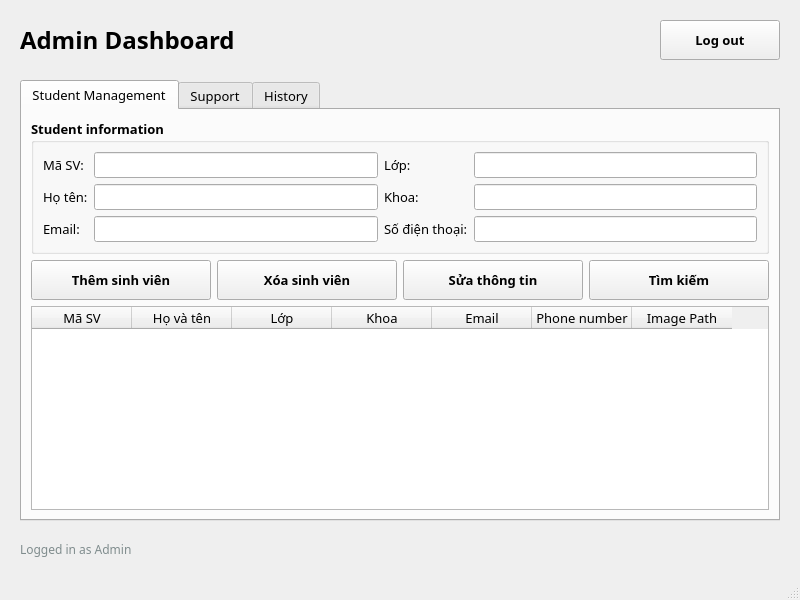
<?xml version="1.0" encoding="UTF-8"?>
<ui version="4.0">
 <class>MainWindow</class>
 <widget class="QMainWindow" name="MainWindow">
  <property name="geometry">
   <rect>
    <x>0</x>
    <y>0</y>
    <width>800</width>
    <height>600</height>
   </rect>
  </property>
  <property name="windowTitle">
   <string>Admin Dashboard</string>
  </property>
  <widget class="QWidget" name="centralwidget">
   <layout class="QVBoxLayout" name="verticalLayout">
    <property name="spacing">
     <number>20</number>
    </property>
    <property name="leftMargin">
     <number>20</number>
    </property>
    <property name="topMargin">
     <number>20</number>
    </property>
    <property name="rightMargin">
     <number>20</number>
    </property>
    <property name="bottomMargin">
     <number>20</number>
    </property>
    <item>
     <layout class="QHBoxLayout" name="horizontalLayout_4">
      <item>
       <widget class="QLabel" name="label">
        <property name="font">
         <font>
          <family>Lexend</family>
          <pointsize>18</pointsize>
          <weight>75</weight>
          <bold>true</bold>
         </font>
        </property>
        <property name="text">
         <string>Admin Dashboard</string>
        </property>
       </widget>
      </item>
      <item>
       <spacer name="horizontalSpacer_3">
        <property name="orientation">
         <enum>Qt::Horizontal</enum>
        </property>
        <property name="sizeHint" stdset="0">
         <size>
          <width>40</width>
          <height>20</height>
         </size>
        </property>
       </spacer>
      </item>
      <item>
       <widget class="QPushButton" name="pushButtonLogout">
        <property name="minimumSize">
         <size>
          <width>120</width>
          <height>40</height>
         </size>
        </property>
        <property name="font">
         <font>
          <family>Lexend</family>
          <pointsize>10</pointsize>
          <weight>75</weight>
          <bold>true</bold>
         </font>
        </property>
        <property name="text">
         <string>Log out</string>
        </property>
        <property name="icon">
         <iconset>
          <normaloff>hinhanh/logout.png</normaloff>hinhanh/logout.png</iconset>
        </property>
       </widget>
      </item>
     </layout>
    </item>
    <item>
     <widget class="QTabWidget" name="tabWidget">
      <property name="font">
       <font>
        <family>Lexend</family>
        <pointsize>10</pointsize>
       </font>
      </property>
      <property name="currentIndex">
       <number>0</number>
      </property>
      <widget class="QWidget" name="tabStudents">
       <attribute name="title">
        <string>Student Management</string>
       </attribute>
       <layout class="QVBoxLayout" name="verticalLayout_2">
        <item>
         <widget class="QGroupBox" name="groupBox">
          <property name="font">
           <font>
            <family>Lexend</family>
            <pointsize>10</pointsize>
            <weight>75</weight>
            <bold>true</bold>
           </font>
          </property>
          <property name="title">
           <string>Student information</string>
          </property>
          <layout class="QGridLayout" name="gridLayout">
           <item row="0" column="0">
            <widget class="QLabel" name="label_2">
             <property name="font">
              <font>
               <family>Lexend</family>
               <pointsize>10</pointsize>
               <weight>50</weight>
               <bold>false</bold>
              </font>
             </property>
             <property name="text">
              <string>Mã SV:</string>
             </property>
            </widget>
           </item>
           <item row="0" column="1">
            <widget class="QLineEdit" name="lineEditMaSV">
             <property name="font">
              <font>
               <family>Lexend</family>
               <pointsize>10</pointsize>
               <weight>50</weight>
               <bold>false</bold>
              </font>
             </property>
            </widget>
           </item>
           <item row="0" column="2">
            <widget class="QLabel" name="label_3">
             <property name="font">
              <font>
               <family>Lexend</family>
               <pointsize>10</pointsize>
               <weight>50</weight>
               <bold>false</bold>
              </font>
             </property>
             <property name="text">
              <string>Lớp:</string>
             </property>
            </widget>
           </item>
           <item row="0" column="3">
            <widget class="QLineEdit" name="lineEditLop">
             <property name="font">
              <font>
               <family>Lexend</family>
               <pointsize>10</pointsize>
               <weight>50</weight>
               <bold>false</bold>
              </font>
             </property>
            </widget>
           </item>
           <item row="1" column="0">
            <widget class="QLabel" name="label_4">
             <property name="font">
              <font>
               <family>Lexend</family>
               <pointsize>10</pointsize>
               <weight>50</weight>
               <bold>false</bold>
              </font>
             </property>
             <property name="text">
              <string>Họ tên:</string>
             </property>
            </widget>
           </item>
           <item row="1" column="1">
            <widget class="QLineEdit" name="lineEditHoTen">
             <property name="font">
              <font>
               <family>Lexend</family>
               <pointsize>10</pointsize>
               <weight>50</weight>
               <bold>false</bold>
              </font>
             </property>
            </widget>
           </item>
           <item row="1" column="2">
            <widget class="QLabel" name="label_5">
             <property name="font">
              <font>
               <family>Lexend</family>
               <pointsize>10</pointsize>
               <weight>50</weight>
               <bold>false</bold>
              </font>
             </property>
             <property name="text">
              <string>Khoa:</string>
             </property>
            </widget>
           </item>
           <item row="1" column="3">
            <widget class="QLineEdit" name="lineEditKhoa">
             <property name="font">
              <font>
               <family>Lexend</family>
               <pointsize>10</pointsize>
               <weight>50</weight>
               <bold>false</bold>
              </font>
             </property>
            </widget>
           </item>
           <item row="2" column="0">
            <widget class="QLabel" name="label_6">
             <property name="font">
              <font>
               <family>Lexend</family>
               <pointsize>10</pointsize>
               <weight>50</weight>
               <bold>false</bold>
              </font>
             </property>
             <property name="text">
              <string>Email:</string>
             </property>
            </widget>
           </item>
           <item row="2" column="1">
            <widget class="QLineEdit" name="lineEditEmail">
             <property name="font">
              <font>
               <family>Lexend</family>
               <pointsize>10</pointsize>
               <weight>50</weight>
               <bold>false</bold>
              </font>
             </property>
            </widget>
           </item>
           <item row="2" column="2">
            <widget class="QLabel" name="label_7">
             <property name="font">
              <font>
               <family>Lexend</family>
               <pointsize>10</pointsize>
               <weight>50</weight>
               <bold>false</bold>
              </font>
             </property>
             <property name="text">
              <string>Số điện thoại:</string>
             </property>
            </widget>
           </item>
           <item row="2" column="3">
            <widget class="QLineEdit" name="lineEditSDT">
             <property name="font">
              <font>
               <family>Lexend</family>
               <pointsize>10</pointsize>
               <weight>50</weight>
               <bold>false</bold>
              </font>
             </property>
            </widget>
           </item>
          </layout>
         </widget>
        </item>
        <item>
         <layout class="QHBoxLayout" name="horizontalLayout">
          <item>
           <widget class="QPushButton" name="pushButtonThem">
            <property name="minimumSize">
             <size>
              <width>0</width>
              <height>40</height>
             </size>
            </property>
            <property name="font">
             <font>
              <family>Lexend</family>
              <pointsize>10</pointsize>
              <weight>75</weight>
              <bold>true</bold>
             </font>
            </property>
            <property name="text">
             <string>Thêm sinh viên</string>
            </property>
            <property name="icon">
             <iconset>
              <normaloff>hinhanh/add.png</normaloff>hinhanh/add.png</iconset>
            </property>
           </widget>
          </item>
          <item>
           <widget class="QPushButton" name="pushButtonXoa">
            <property name="minimumSize">
             <size>
              <width>0</width>
              <height>40</height>
             </size>
            </property>
            <property name="font">
             <font>
              <family>Lexend</family>
              <pointsize>10</pointsize>
              <weight>75</weight>
              <bold>true</bold>
             </font>
            </property>
            <property name="text">
             <string>Xóa sinh viên</string>
            </property>
            <property name="icon">
             <iconset>
              <normaloff>hinhanh/delete.png</normaloff>hinhanh/delete.png</iconset>
            </property>
           </widget>
          </item>
          <item>
           <widget class="QPushButton" name="pushButtonSua">
            <property name="minimumSize">
             <size>
              <width>0</width>
              <height>40</height>
             </size>
            </property>
            <property name="font">
             <font>
              <family>Lexend</family>
              <pointsize>10</pointsize>
              <weight>75</weight>
              <bold>true</bold>
             </font>
            </property>
            <property name="text">
             <string>Sửa thông tin</string>
            </property>
            <property name="icon">
             <iconset>
              <normaloff>hinhanh/edit.png</normaloff>hinhanh/edit.png</iconset>
            </property>
           </widget>
          </item>
          <item>
           <widget class="QPushButton" name="pushButtonTimKiem">
            <property name="minimumSize">
             <size>
              <width>0</width>
              <height>40</height>
             </size>
            </property>
            <property name="font">
             <font>
              <family>Lexend</family>
              <pointsize>10</pointsize>
              <weight>75</weight>
              <bold>true</bold>
             </font>
            </property>
            <property name="text">
             <string>Tìm kiếm</string>
            </property>
            <property name="icon">
             <iconset>
              <normaloff>hinhanh/search.png</normaloff>hinhanh/search.png</iconset>
            </property>
           </widget>
          </item>
         </layout>
        </item>
        <item>
         <widget class="QTableWidget" name="tableWidgetSinhVien">
          <property name="font">
           <font>
            <family>Lexend</family>
            <pointsize>10</pointsize>
           </font>
          </property>
          <column>
           <property name="text">
            <string>Mã SV</string>
           </property>
          </column>
          <column>
           <property name="text">
            <string>Họ và tên</string>
           </property>
          </column>
          <column>
           <property name="text">
            <string>Lớp</string>
           </property>
          </column>
          <column>
           <property name="text">
            <string>Khoa</string>
           </property>
          </column>
          <column>
           <property name="text">
            <string>Email</string>
           </property>
          </column>
          <column>
           <property name="text">
            <string>Phone number</string>
           </property>
          </column>
          <column>
           <property name="text">
            <string>Image Path</string>
           </property>
          </column>
         </widget>
        </item>
       </layout>
      </widget>
      <widget class="QWidget" name="tabSupport">
       <attribute name="title">
        <string>Support</string>
       </attribute>
       <layout class="QVBoxLayout" name="verticalLayout_3">
        <item>
         <widget class="QGroupBox" name="groupBoxSupport">
          <property name="font">
           <font>
            <family>Lexend</family>
            <pointsize>10</pointsize>
            <weight>75</weight>
            <bold>true</bold>
           </font>
          </property>
          <property name="title">
           <string>Request support</string>
          </property>
          <layout class="QVBoxLayout" name="verticalLayout_4">
           <item>
            <layout class="QHBoxLayout" name="horizontalLayout_2">
             <item>
              <widget class="QLabel" name="labelTieuDe">
               <property name="font">
                <font>
                 <family>Lexend</family>
                 <pointsize>10</pointsize>
                 <weight>50</weight>
                 <bold>false</bold>
                </font>
               </property>
               <property name="text">
                <string>Title:</string>
               </property>
              </widget>
             </item>
             <item>
              <widget class="QLineEdit" name="lineEditTieuDe">
               <property name="font">
                <font>
                 <family>Lexend</family>
                 <pointsize>10</pointsize>
                 <weight>50</weight>
                 <bold>false</bold>
                </font>
               </property>
              </widget>
             </item>
            </layout>
           </item>
           <item>
            <widget class="QLabel" name="labelNoiDung">
             <property name="font">
              <font>
               <family>Lexend</family>
               <pointsize>10</pointsize>
               <weight>50</weight>
               <bold>false</bold>
              </font>
             </property>
             <property name="text">
              <string>Content:</string>
             </property>
            </widget>
           </item>
           <item>
            <widget class="QTextEdit" name="textEditNoiDung">
             <property name="font">
              <font>
               <family>Lexend</family>
               <pointsize>10</pointsize>
               <weight>50</weight>
               <bold>false</bold>
              </font>
             </property>
            </widget>
           </item>
           <item>
            <layout class="QHBoxLayout" name="horizontalLayout_3">
             <item>
              <spacer name="horizontalSpacer">
               <property name="orientation">
                <enum>Qt::Horizontal</enum>
               </property>
               <property name="sizeHint" stdset="0">
                <size>
                 <width>40</width>
                 <height>20</height>
                </size>
               </property>
              </spacer>
             </item>
             <item>
              <widget class="QPushButton" name="pushButtonGuiYeuCau">
               <property name="minimumSize">
                <size>
                 <width>200</width>
                 <height>40</height>
                </size>
               </property>
               <property name="font">
                <font>
                 <family>Lexend</family>
                 <pointsize>10</pointsize>
                 <weight>75</weight>
                 <bold>true</bold>
                </font>
               </property>
               <property name="text">
                <string>Submit request</string>
               </property>
               <property name="icon">
                <iconset>
                 <normaloff>hinhanh/send.png</normaloff>hinhanh/send.png</iconset>
               </property>
              </widget>
             </item>
             <item>
              <spacer name="horizontalSpacer_2">
               <property name="orientation">
                <enum>Qt::Horizontal</enum>
               </property>
               <property name="sizeHint" stdset="0">
                <size>
                 <width>40</width>
                 <height>20</height>
                </size>
               </property>
              </spacer>
             </item>
            </layout>
           </item>
          </layout>
         </widget>
        </item>
        <item>
         <widget class="QGroupBox" name="groupBoxDanhSachHoTro">
          <property name="font">
           <font>
            <family>Lexend</family>
            <pointsize>10</pointsize>
            <weight>75</weight>
            <bold>true</bold>
           </font>
          </property>
          <property name="title">
           <string>Support Request List</string>
          </property>
          <layout class="QVBoxLayout" name="verticalLayout_5">
           <item>
            <widget class="QTableWidget" name="tableWidgetHoTro">
             <property name="font">
              <font>
               <family>Lexend</family>
               <pointsize>10</pointsize>
               <weight>50</weight>
               <bold>false</bold>
              </font>
             </property>
             <column>
              <property name="text">
               <string>Title</string>
              </property>
             </column>
             <column>
              <property name="text">
               <string>Content</string>
              </property>
             </column>
             <column>
              <property name="text">
               <string>Date created</string>
              </property>
             </column>
            </widget>
           </item>
          </layout>
         </widget>
        </item>
       </layout>
      </widget>
      <widget class="QWidget" name="tabHistory">
       <attribute name="title">
        <string>History</string>
       </attribute>
       <layout class="QVBoxLayout" name="verticalLayout_6">
        <item>
         <widget class="QGroupBox" name="groupBoxHistory">
          <property name="font">
           <font>
            <family>Lexend</family>
            <pointsize>10</pointsize>
            <weight>75</weight>
            <bold>true</bold>
           </font>
          </property>
          <property name="title">
           <string>Attendance History</string>
          </property>
          <layout class="QVBoxLayout" name="verticalLayout_7">
           <item>
            <widget class="QTableWidget" name="historyTable">
             <property name="font">
              <font>
               <family>Lexend</family>
               <pointsize>10</pointsize>
               <weight>50</weight>
               <bold>false</bold>
              </font>
             </property>
             <column>
              <property name="text">
               <string>Name</string>
              </property>
             </column>
             <column>
              <property name="text">
               <string>Student ID</string>
              </property>
             </column>
             <column>
              <property name="text">
               <string>Date</string>
              </property>
             </column>
             <column>
              <property name="text">
               <string>Time</string>
              </property>
             </column>
            </widget>
           </item>
          </layout>
         </widget>
        </item>
       </layout>
      </widget>
     </widget>
    </item>
    <item>
     <widget class="QLabel" name="labelStatus">
      <property name="font">
       <font>
        <family>Lexend</family>
        <pointsize>9</pointsize>
       </font>
      </property>
      <property name="styleSheet">
       <string>color: #7f8c8d;</string>
      </property>
      <property name="text">
       <string>Logged in as Admin</string>
      </property>
     </widget>
    </item>
   </layout>
  </widget>
  <widget class="QStatusBar" name="statusbar"/>
 </widget>
 <resources/>
 <connections/>
</ui>
